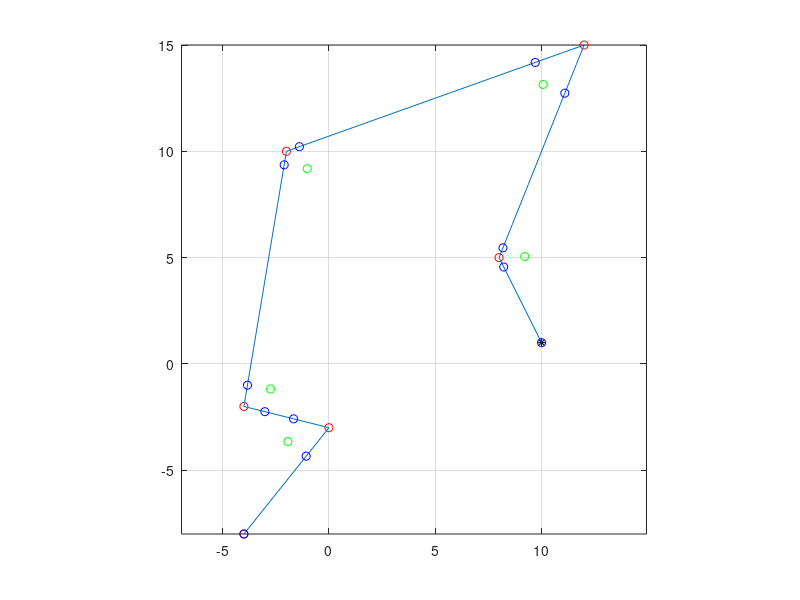

Recreate this plot in MATLAB.
clc
clear all
close all

%%Define way points
P(1).X = [10 1];
P(2).X = [8 5];
P(3).X = [12 15];
P(4).X = [-2, 10];
P(5).X = [-4, -2];
P(6).X = [0, -3];
P(7).X = [-4,-8];

Rc = 1.1; % arc radius
%%calculate Line segments
for i = 1:length(P)-1
    L(i).S = P(i).X;
    L(i).F = P(i+1).X;
    L(i).angle = atan2( P(i+1).X(2)-P(i).X(2), P(i+1).X(1)-P(i).X(1) );
    L(i).angle_deg = L(i).angle/pi*180;
    
end

%calculate TurnPoints
for i = 1: length(P)-2
    TP(i+1).X = P(i+1).X;
    TP(i+1).diffAngle =  (L(i+1).angle - L(i).angle);
    
    if TP(i+1).diffAngle < -pi
        TP(i+1).diffAngle = TP(i+1).diffAngle + 2*pi;
    elseif TP(i+1).diffAngle > pi
        TP(i+1).diffAngle = TP(i+1).diffAngle - 2*pi;
    end
    
    TP(i+1).diffAngle_deg = TP(i+1).diffAngle /pi*180;
    
    if TP(i+1).diffAngle <0 %Right turn
        TP(i+1).turn = 'R';
        TP(i+1).turnAngle = pi + TP(i+1).diffAngle;
        arcAngle = L(i+1).angle - TP(i+1).turnAngle/2;
    end
    if TP(i+1).diffAngle >0 %Left turn
        TP(i+1).turn = 'L';
        TP(i+1).turnAngle = pi - TP(i+1).diffAngle;
        arcAngle = L(i+1).angle + TP(i+1).turnAngle/2;
    end
    TP(i+1).arcDist = Rc/sin( TP(i+1).turnAngle/2 );
    TP(i+1).tanDist = Rc/tan( TP(i+1).turnAngle/2 );
    TP(i+1).arcPoint = P(i+1).X + TP(i+1).arcDist * [cos( arcAngle) , sin( arcAngle )];
        
    L(i).F = L(i).F - TP(i+1).tanDist * [cos( L(i).angle ) , sin( L(i).angle  )];
    L(i+1).S = L(i+1).S + TP(i+1).tanDist * [cos( L(i+1).angle ) , sin( L(i+1).angle  )];
    
    
    
     
end


figureA = figure('color', 'w', 'Position', [700 100 800 800]);
plot( P(1).X(1), P(1).X(2), 'k*');
hold on
for i = 2:length(P)
    plot( P(i).X(1), P(i).X(2), 'ro');
end

for i = 1: length(P)-1
    line( [P(i).X(1), P(i+1).X(1)], [P(i).X(2), P(i+1).X(2)]);
    plot(L(i).S(1), L(i).S(2), 'bo');
    plot(L(i).F(1), L(i).F(2), 'bo');
    
end

for i = 2: length(P)-1
    plot( TP(i).arcPoint(1), TP(i).arcPoint(2), 'go');
end
hold off
grid on
axis equal
